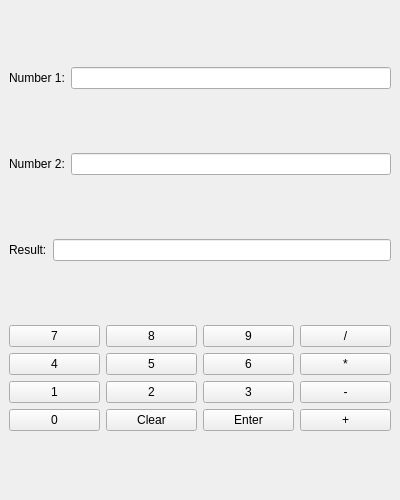
<?xml version="1.0" encoding="UTF-8"?>
<ui version="4.0">
    <class>MainWindow</class>
    <widget class="QMainWindow" name="MainWindow">
        <property name="geometry">
            <rect>
                <x>0</x>
                <y>0</y>
                <width>400</width>
                <height>500</height>
            </rect>
        </property>
        <property name="windowTitle">
            <string>Calculator</string>
        </property>
        <widget class="QWidget" name="centralwidget">
            <layout class="QVBoxLayout" name="verticalLayout">
                <item>
                    <layout class="QHBoxLayout" name="horizontalLayout">
                        <item>
                            <widget class="QLabel" name="label">
                                <property name="text">
                                    <string>Number 1:</string>
                                </property>
                            </widget>
                        </item>
                        <item>
                            <widget class="QLineEdit" name="num1">
                                <property name="readOnly">
                                    <bool>true</bool>
                                </property>
                            </widget>
                        </item>
                    </layout>
                </item>
                <item>
                    <layout class="QHBoxLayout" name="horizontalLayout_2">
                        <item>
                            <widget class="QLabel" name="label_2">
                                <property name="text">
                                    <string>Number 2:</string>
                                </property>
                            </widget>
                        </item>
                        <item>
                            <widget class="QLineEdit" name="num2">
                                <property name="readOnly">
                                    <bool>true</bool>
                                </property>
                            </widget>
                        </item>
                    </layout>
                </item>
                <item>
                    <layout class="QHBoxLayout" name="horizontalLayout_3">
                        <item>
                            <widget class="QLabel" name="label_3">
                                <property name="text">
                                    <string>Result:</string>
                                </property>
                            </widget>
                        </item>
                        <item>
                            <widget class="QLineEdit" name="result">
                                <property name="readOnly">
                                    <bool>true</bool>
                                </property>
                            </widget>
                        </item>
                    </layout>
                </item>
                <item>
                    <layout class="QGridLayout" name="gridLayout">
                        <item row="0" column="0">
                            <widget class="QPushButton" name="N7">
                                <property name="text">
                                    <string>7</string>
                                </property>
                            </widget>
                        </item>
                        <item row="0" column="1">
                            <widget class="QPushButton" name="N8">
                                <property name="text">
                                    <string>8</string>
                                </property>
                            </widget>
                        </item>
                        <item row="0" column="2">
                            <widget class="QPushButton" name="N9">
                                <property name="text">
                                    <string>9</string>
                                </property>
                            </widget>
                        </item>
                        <item row="0" column="3">
                            <widget class="QPushButton" name="div">
                                <property name="text">
                                    <string>/</string>
                                </property>
                            </widget>
                        </item>
                        <item row="1" column="0">
                            <widget class="QPushButton" name="N4">
                                <property name="text">
                                    <string>4</string>
                                </property>
                            </widget>
                        </item>
                        <item row="1" column="1">
                            <widget class="QPushButton" name="N5">
                                <property name="text">
                                    <string>5</string>
                                </property>
                            </widget>
                        </item>
                        <item row="1" column="2">
                            <widget class="QPushButton" name="N6">
                                <property name="text">
                                    <string>6</string>
                                </property>
                            </widget>
                        </item>
                        <item row="1" column="3">
                            <widget class="QPushButton" name="mul">
                                <property name="text">
                                    <string>*</string>
                                </property>
                            </widget>
                        </item>
                        <item row="2" column="0">
                            <widget class="QPushButton" name="N1">
                                <property name="text">
                                    <string>1</string>
                                </property>
                            </widget>
                        </item>
                        <item row="2" column="1">
                            <widget class="QPushButton" name="N2">
                                <property name="text">
                                    <string>2</string>
                                </property>
                            </widget>
                        </item>
                        <item row="2" column="2">
                            <widget class="QPushButton" name="N3">
                                <property name="text">
                                    <string>3</string>
                                </property>
                            </widget>
                        </item>
                        <item row="2" column="3">
                            <widget class="QPushButton" name="sub">
                                <property name="text">
                                    <string>-</string>
                                </property>
                            </widget>
                        </item>
                        <item row="3" column="0">
                            <widget class="QPushButton" name="N0">
                                <property name="text">
                                    <string>0</string>
                                </property>
                            </widget>
                        </item>
                        <item row="3" column="1">
                            <widget class="QPushButton" name="clear">
                                <property name="text">
                                    <string>Clear</string>
                                </property>
                            </widget>
                        </item>
                        <item row="3" column="2">
                            <widget class="QPushButton" name="enter">
                                <property name="text">
                                    <string>Enter</string>
                                </property>
                            </widget>
                        </item>
                        <item row="3" column="3">
                            <widget class="QPushButton" name="add">
                                <property name="text">
                                    <string>+</string>
                                </property>
                            </widget>
                        </item>
                    </layout>
                </item>
            </layout>
        </widget>
    </widget>
    <resources />
    <connections />
</ui>
